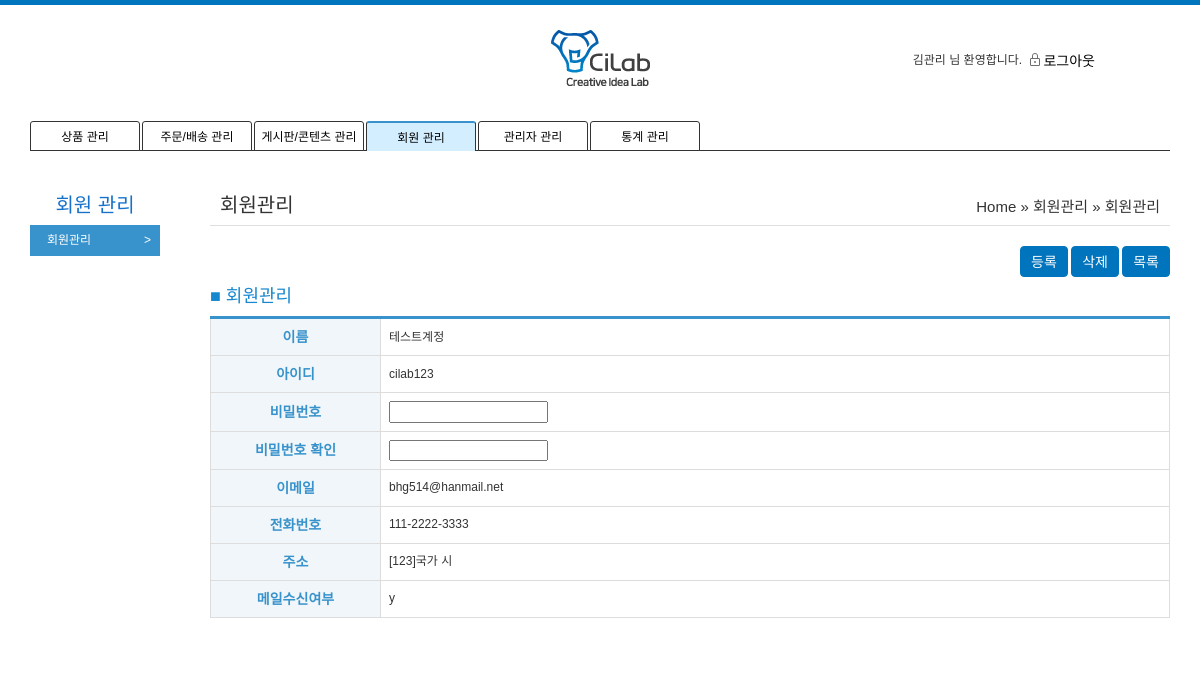
The app's page /admin/um/detail.php?no=10 (signed in) with its own data.
### tables this page shows
CREATE TABLE `tb_user` (
  `pk_no` int(11) NOT NULL,
  `fd_id` varchar(50) DEFAULT NULL,
  `fd_pw` varchar(100) DEFAULT NULL,
  `fd_name` varchar(50) DEFAULT NULL,
  `fd_hp` varchar(50) DEFAULT NULL,
  `fd_mail` varchar(50) DEFAULT NULL,
  `fd_zip` varchar(50) DEFAULT NULL,
  `fd_address1` varchar(50) DEFAULT NULL,
  `fd_address2` varchar(50) DEFAULT NULL,
  `fd_address3` varchar(50) DEFAULT NULL,
  `fd_address4` varchar(50) DEFAULT NULL,
  `fd_reception` char(1) DEFAULT NULL,
  `fd_date` date DEFAULT NULL,
  `fd_gender` char(1) DEFAULT NULL,
  `fd_birthday` date DEFAULT NULL,
  `fd_type` char(1) DEFAULT 'u'
);

### common.php (called while the page is built, shortened)
<?php
	include_once('config/db_config.php');
	$mysqli = new mysqli($host, $user, $pw, $dbName);
	function query_send($query){
		global $mysqli;
		return mysqli_query($mysqli, $query);
	}
	function user_get_info($no,$table){
		$query = "select * from ".$table." where pk_no=".$no;
		$result = query_send($query);
		$info = mysqli_fetch_array($result);
		return $info;
	}
?>

### admin/um/detail.php (the view, shortened to what this page needs)
<?php
	include '../admin_header.php';
	include './side.php';
	include_once("../../common.php");
	$no = $_GET['no'];
	$info = user_get_info($no,"tb_user");
?>
<section class="container">
	<div class="">
		<div class="tabletInner">
			<form enctype='multipart/form-data' id="user_update" action="user_update.php" method="post">
				<fieldset>
					<table>
						<div>
							<div class="admin_title">회원관리</div>
							<div class="admin_position">Home  » 회원관리 » 회원관리</div>
						</div>
						<hr class="garo" style="display: block;">
						<div class="mt20 ar">
							<input type="submit" value="등록" id="save_btn" class="btn type05">
							<a id="info_del" class="btn type05">삭제</a>
							<a href="/admin/um/list.php" class="btn type05">목록</a>
						</div>
						<h4>■ 회원관리</h4>
						<colgroup>
							<col style="width:170px;">
							<col>
						</colgroup>
						<tbody>
							<tr>
								<th scope="row">이름</th>
								<td colspan="3"><?=$info['fd_name']?>
								</td>
							</tr>
							<tr>
								<th scope="row">아이디</th>
								<td colspan="3"><?=$info['fd_id']?></td>
							</tr>
							<tr>
								<th scope="row">비밀번호</th>
								<td colspan="3"><input type="password" name="pw" id="pw"></td>
							</tr>
							<tr>
								<th scope="row">비밀번호 확인</th>
								<td colspan="3">
									<input type="password" name="pw_re" id="pw_re">
								</td>
							</tr>
							<tr>
								<th scope="row">이메일</th>
								<td colspan="3"><?=$info['fd_mail']?></td>
							</tr>
							<tr>
								<th scope="row">전화번호</th>
								<td colspan="3"><?=$info['fd_hp']?></td>
							</tr>
							<tr>
								<th scope="row">주소</th>
								<td colspan="3">[<?=$info['fd_zip']?>]<?=$info['fd_address1']?> <?=$info['fd_address2']?></td>
							</tr>
							<tr>
								<th scope="row">메일수신여부</th>
								<td colspan="3"><?=$info['fd_reception']?></td>
							</tr>
						</tbody>
					</table>
				</fieldset>
			</form>
		</div>
	</div>
</section>
</body>
</html>

### css/common.css (style rules this page uses)
* { margin:0; padding:0; font-family: 'Noto Sans KR', sans-serif; list-style:none; vertical-align:middle; }
h1, h2, h3, h4, h5, h6 { font-size:14px; color:#333; }
a, div, p, td, th, select,option { font-size:12px; color:#333; }
article, aside, hgroup, header, footer, figure, figcaption, nav, section, time, mark, canvas, video, audio, details, summary { display:block; }
form { display:inline; margin:0; border:0; padding:0; }
table { border-collapse:collapse; width:100%; }
a { text-decoration:none; }
input { box-sizing:border-box; }
.ar { text-align:right !important }
.mt20 { margin-top:20px !important }

### css/style.css (style rules this page uses)
html { overflow-y: scroll; }
html, body { height: 100%; }
.btn { display: inline-block; line-height: 1.2; cursor: pointer; }
.btn.type05 { padding: 0px 10px; box-sizing: border-box; line-height: 31px; height: 31px; font-size: 14px; color: #fff; vertical-align: middle; border: 1px solid #0074bd; border-radius: 4px; background: #0074bd; }

### css/default.css (style rules this page uses)
html { overflow-y:scroll }
body { margin:0;padding:0;font-size:0.75em }
html, h1, h2, h3, h4, h5, h6, form, fieldset, img { margin:0;padding:0;border:0 !important }
h1, h2, h3, h4, h5, h6 { font-size:1em }
article, aside, details, figcaption, figure, footer, header, hgroup, menu, nav, section { display:block }
label, input, button, select, img { vertical-align:middle }
input, button { margin:0;padding:0;font-size:1em }
hr { display:none }
a:link, a:visited { color:#000;text-decoration:none }

### admin/css/style.css (style rules this page uses)
* { margin: 0; padding: 0 }
body { font-family: "Lato", sans-serif, "맑은 고딕", font-size : 0.75em; color: #333 }
h4 { color: #1788d0 !important; }
.container { float: right; width: calc(100% - 200px) !important; font-size: 28px; padding: 0 30px 30px 10px !important; }
hr.garo { border: solid #dedede; border-width: 1px 0 0; margin-top: 5px; margin-bottom: 5px; }
.admin_position { text-align: right; display: inline-block; margin-right: 10px; margin-top: 5px; font-size: 15px; float: right; }
.admin_title { text-align: left; display: inline-block; margin-left: 10px; font-size: 20px; width: 40%; }
table { border-collapse: collapse; border-top: 3px solid #3892cb; margin-bottom: 25px; }
table th { color: #3892cb; background: #f0f6f9; text-align: center; font-size: 14px !important; }
table th, table td { padding: 8px; border: 1px solid #ddd; }

### css/tablet.css (style rules this page uses)
.tabletInner { padding:0 10px; }

### css/mobile.css (style rules this page uses)
html { overflow-y:scroll }
body { margin:0;padding:0;font-size:0.75em }
html, h1, h2, h3, h4, h5, h6, form, fieldset, img { margin:0;padding:0;border:0 }
h1, h2, h3, h4, h5, h6 { font-size:1em }
article, aside, details, figcaption, figure, footer, header, hgroup, menu, nav, section { display:block }
label, input, button, select, img { vertical-align:middle }
input, button { margin:0;padding:0;font-size:1em }
input[type=text], input[type=password], input[type=submit], input[type=image], button { border-radius:0;font-size:1em;-webkit-appearance:none }
hr { display:none }
a:link, a:visited { color:#000;text-decoration:none }

### records on screen
tb_user: fd_name "테스트계정", fd "cilab123", fd_mail "bhg514@hanmail.net", fd_hp "111-2222-3333", fd_zip "123", fd_address1 "국가", fd_address2 "시", fd_reception "y"

### other values on screen
$user_name "김관리"
